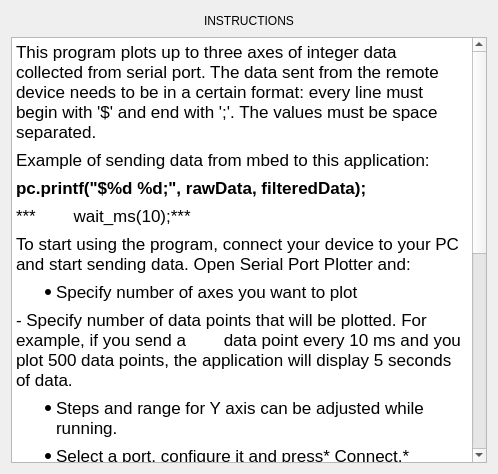
<?xml version="1.0" encoding="UTF-8"?>
<ui version="4.0">
 <class>HelpWindow</class>
 <widget class="QDialog" name="HelpWindow">
  <property name="geometry">
   <rect>
    <x>0</x>
    <y>0</y>
    <width>498</width>
    <height>474</height>
   </rect>
  </property>
  <property name="windowTitle">
   <string>Dialog</string>
  </property>
  <layout class="QGridLayout" name="gridLayout">
   <item row="0" column="0">
    <layout class="QHBoxLayout" name="horizontalLayout">
     <item>
      <spacer name="horizontalSpacer">
       <property name="orientation">
        <enum>Qt::Horizontal</enum>
       </property>
       <property name="sizeHint" stdset="0">
        <size>
         <width>40</width>
         <height>20</height>
        </size>
       </property>
      </spacer>
     </item>
     <item>
      <widget class="QLabel" name="label">
       <property name="text">
        <string>INSTRUCTIONS</string>
       </property>
      </widget>
     </item>
     <item>
      <spacer name="horizontalSpacer_2">
       <property name="orientation">
        <enum>Qt::Horizontal</enum>
       </property>
       <property name="sizeHint" stdset="0">
        <size>
         <width>40</width>
         <height>20</height>
        </size>
       </property>
      </spacer>
     </item>
    </layout>
   </item>
   <item row="1" column="0">
    <widget class="QTextEdit" name="textEdit">
     <property name="readOnly">
      <bool>false</bool>
     </property>
     <property name="html">
      <string>&lt;!DOCTYPE HTML PUBLIC &quot;-//W3C//DTD HTML 4.0//EN&quot; &quot;http://www.w3.org/TR/REC-html40/strict.dtd&quot;&gt;
&lt;html&gt;&lt;head&gt;&lt;meta name=&quot;qrichtext&quot; content=&quot;1&quot; /&gt;&lt;style type=&quot;text/css&quot;&gt;
p, li { white-space: pre-wrap; }
&lt;/style&gt;&lt;/head&gt;&lt;body style=&quot; font-family:'.SF NS Text'; font-size:13pt; font-weight:400; font-style:normal;&quot;&gt;
&lt;p style=&quot; margin-top:8px; margin-bottom:8px; margin-left:0px; margin-right:0px; -qt-block-indent:0; text-indent:0px;&quot;&gt;This program plots up to three axes of integer data collected from serial port. The data sent from the remote device needs to be in a certain format: every line must begin with '$' and end with ';'. The values must be space separated.&lt;/p&gt;
&lt;p style=&quot; margin-top:8px; margin-bottom:8px; margin-left:0px; margin-right:0px; -qt-block-indent:0; text-indent:0px;&quot;&gt;Example of sending data from mbed to this application:&lt;/p&gt;
&lt;p style=&quot; margin-top:8px; margin-bottom:8px; margin-left:0px; margin-right:0px; -qt-block-indent:0; text-indent:0px;&quot;&gt;&lt;span style=&quot; font-weight:600;&quot;&gt;pc.printf(&amp;quot;$%d %d;&amp;quot;, rawData, filteredData);&lt;/span&gt;&lt;/p&gt;
&lt;p style=&quot; margin-top:8px; margin-bottom:8px; margin-left:0px; margin-right:0px; -qt-block-indent:0; text-indent:0px;&quot;&gt;***        wait_ms(10);***&lt;/p&gt;
&lt;p style=&quot; margin-top:8px; margin-bottom:8px; margin-left:0px; margin-right:0px; -qt-block-indent:0; text-indent:0px;&quot;&gt;To start using the program, connect your device to your PC and start sending data. Open Serial Port Plotter and:&lt;/p&gt;
&lt;ul style=&quot;margin-top: 0px; margin-bottom: 0px; margin-left: 0px; margin-right: 0px; -qt-list-indent: 1;&quot;&gt;&lt;li style=&quot; margin-top:8px; margin-bottom:8px; margin-left:0px; margin-right:0px; -qt-block-indent:0; text-indent:0px;&quot;&gt;Specify number of axes you want to plot&lt;/li&gt;&lt;/ul&gt;
&lt;p style=&quot; margin-top:8px; margin-bottom:8px; margin-left:0px; margin-right:0px; -qt-block-indent:0; text-indent:0px;&quot;&gt;- Specify number of data points that will be plotted. For example, if you send a        data point every 10 ms and you plot 500 data points, the application will display 5 seconds of data.&lt;/p&gt;
&lt;ul style=&quot;margin-top: 0px; margin-bottom: 0px; margin-left: 0px; margin-right: 0px; -qt-list-indent: 1;&quot;&gt;&lt;li style=&quot; margin-top:8px; margin-bottom:8px; margin-left:0px; margin-right:0px; -qt-block-indent:0; text-indent:0px;&quot;&gt;Steps and range for Y axis can be adjusted while running.&lt;/li&gt;
&lt;li style=&quot; margin-top:8px; margin-bottom:8px; margin-left:0px; margin-right:0px; -qt-block-indent:0; text-indent:0px;&quot;&gt;Select a port, configure it and press* Connect.*&lt;/li&gt;&lt;/ul&gt;
&lt;p style=&quot; margin-top:8px; margin-bottom:8px; margin-left:0px; margin-right:0px; -qt-block-indent:0; text-indent:0px;&quot;&gt;You can start and stop the plot using the button provided. The application can export the current plot to a JPG that is named under the current data point number and is saved in the directory of the executable file.&lt;/p&gt;
&lt;p style=&quot; margin-top:8px; margin-bottom:8px; margin-left:0px; margin-right:0px; -qt-block-indent:0; text-indent:0px;&quot;&gt;By scrolling and dragging with the mouse you can zoom in the plot; clicking on any point of the plot area displays the X and Y coordinates in the status bar.&lt;/p&gt;
&lt;p style=&quot; margin-top:8px; margin-bottom:8px; margin-left:0px; margin-right:0px; -qt-block-indent:0; text-indent:0px;&quot;&gt;Use Reset Plot button to set the graph to its defaults.&lt;/p&gt;
&lt;p style=&quot; margin-top:8px; margin-bottom:8px; margin-left:0px; margin-right:0px; -qt-block-indent:0; text-indent:0px;&quot;&gt;Axes colors:&lt;/p&gt;
&lt;ul style=&quot;margin-top: 0px; margin-bottom: 0px; margin-left: 0px; margin-right: 0px; -qt-list-indent: 1;&quot;&gt;&lt;li style=&quot; margin-top:8px; margin-bottom:8px; margin-left:0px; margin-right:0px; -qt-block-indent:0; text-indent:0px;&quot;&gt;Axis 1: red&lt;/li&gt;
&lt;li style=&quot; margin-top:8px; margin-bottom:8px; margin-left:0px; margin-right:0px; -qt-block-indent:0; text-indent:0px;&quot;&gt;Axis 2: Yellow&lt;/li&gt;
&lt;li style=&quot; margin-top:8px; margin-bottom:8px; margin-left:0px; margin-right:0px; -qt-block-indent:0; text-indent:0px;&quot;&gt;Axis 3: Green&lt;/li&gt;&lt;/ul&gt;
&lt;p style=&quot; margin-top:8px; margin-bottom:8px; margin-left:0px; margin-right:0px; -qt-block-indent:0; text-indent:0px;&quot;&gt;The application is created using Qt and QCustomPlot and compiled with MinGW 4.8.2 32 bit&lt;/p&gt;
&lt;p style=&quot; margin-top:8px; margin-bottom:8px; margin-left:0px; margin-right:0px; -qt-block-indent:0; text-indent:0px;&quot;&gt;Licence: GPL&lt;/p&gt;
&lt;p style=&quot; margin-top:8px; margin-bottom:8px; margin-left:0px; margin-right:0px; -qt-block-indent:0; text-indent:0px;&quot;&gt;Author: Borislav&lt;/p&gt;&lt;/body&gt;&lt;/html&gt;</string>
     </property>
    </widget>
   </item>
  </layout>
 </widget>
 <resources/>
 <connections/>
</ui>
